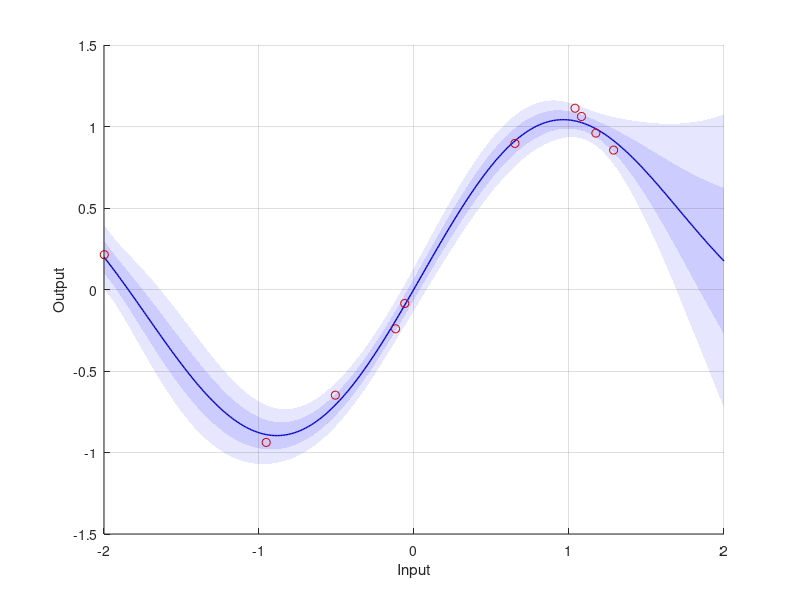
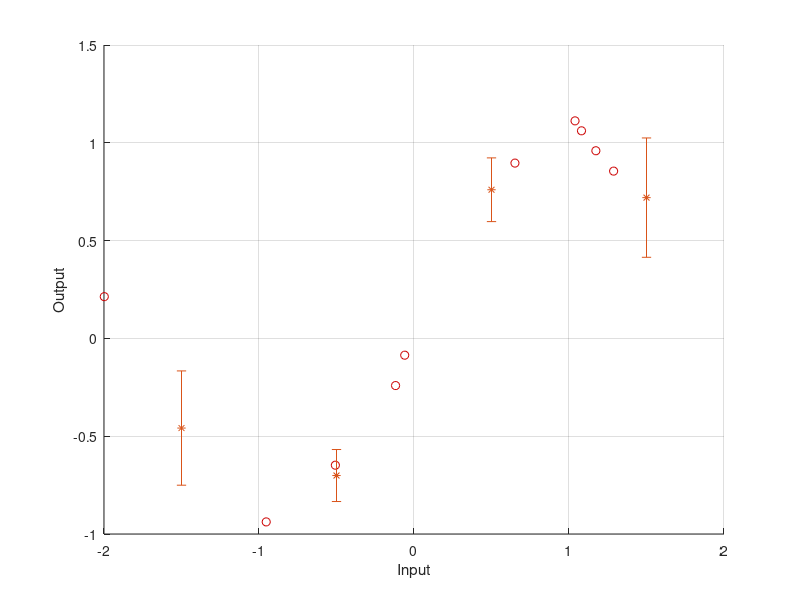

Write MATLAB code to recreate these figures, in order. (Note: this script raises an error after producing the figures.)
% This file contains all the scripts for Chapter 4 of the Gaussian process regression thesis. 
% To use it, make sure that the Matlab directory is set to the directory of this file. Then first run this block, which initializes many parameters. Subsequently, you can run any block within
% this file separately, or you can just run them all together, for instance by pressing F5 or calling Chapter4 from the Matlab command.

% We set up the workspace, ready for executing scripts.
clear all; % Empty the workspace.
clc; % Empty the command window.
exportFigs = 0; % Do we export figures? 0 for no, 1 (or anything else) for yes.
useColor = 1; % Should we set up plots for colored output (1) or black-and-white output (0)?
addpath('../ExportFig'); % We add the functions for exporting figures.
addpath('../Tools'); % This is for a few useful add-on functions, like the logdet function.

% We define colors.
black = [0 0 0];
white = [1 1 1];
if useColor == 0
	red = [0 0 0];
	green = [0.6 0.6 0.6];
	blue = [0.2 0.2 0.2];
	yellow = [0.4 0.4 0.4];
	grey = [0.8 0.8 0.8];
else
	red = [0.8 0 0];
	green = [0 0.4 0];
	blue = [0 0 0.8];
	yellow = [0.6 0.6 0];
	grey = [0.8 0.8 1];
end

% We define data.
lf = 1; % This is the output length scale.
lx = 1; % This is the input length scale.
sfm = 0.1; % This is the output noise scale.
minX = -2; % This is the lower bound of the input space.
maxX = 2; % This is the upper bound of the input space.
Xs = minX:0.01:maxX; % These are the trial points.
ns = length(Xs); % This is the number of trial points.
nm = 10; % How many measurements do we use?
nu = 4; % How many inducing input points do we use?

% We set up measurements.
rng(6, 'twister'); % We fix Matlab's random number generator, so that it always creates functions which I've found to be pretty representative as far as random samples go.
Xm = sort(minX + rand(1,nm)*(maxX - minX)); % These are random measurements picked within the interval. We sort them to get our individual FITC plots nicely ordered too.
fmh = sin(2*pi*Xm/4)' + sfm*randn(nm,1); % These are measurement of the function, corrupted by noise.

% We set up the inducing input points.
inputSpaceLength = maxX - minX;
Xu = linspace(minX + (maxX - minX)/(2*nu), maxX - (maxX - minX)/(2*nu), nu); % We divide the points evenly over the input space.

% We set up the covariance matrices.
X = [Xm,Xu,Xs];
n = size(X,2);
diff = repmat(X,n,1) - repmat(X',1,n); % This is matrix containing differences between input points.
K = lf^2*exp(-1/2*diff.^2/lx^2); % This is the covariance matrix. It contains the covariances of each combination of points.
KDivided = mat2cell(K,[nm,nu,ns],[nm,nu,ns]);
Kmm = KDivided{1,1};
Kmu = KDivided{1,2};
Kms = KDivided{1,3};
Kum = KDivided{2,1};
Kuu = KDivided{2,2};
Kus = KDivided{2,3};
Ksm = KDivided{3,1};
Ksu = KDivided{3,2};
Kss = KDivided{3,3};
mm = zeros(nm,1); % This is the prior mean vector of the measurement points.
mu = zeros(nu,1); % This is the prior mean vector of the inducing input points.
ms = zeros(ns,1); % This is the prior mean vector of the trial points.
Sfm = sfm^2*eye(nm); % This is the noise covariance matrix.

%% Figure 4.1.
disp('Creating Figure 4.1.');

% We first apply Gaussian process regression in the normal way.
mPost = ms + Ksm/(Kmm + Sfm)*(fmh - mm); % This is the posterior mean vector.
SPost = Kss - Ksm/(Kmm + Sfm)*Kms; % This is the posterior covariance matrix.
sPost = sqrt(diag(SPost)); % These are the posterior standard deviations.

% We plot the results.
figure(1);
clf(1);
hold on;
grid on;
xlabel('Input');
ylabel('Output');
patch([Xs, fliplr(Xs)],[mPost-2*sPost; flipud(mPost+2*sPost)], 1, 'FaceColor', (grey+white)/2, 'EdgeColor', 'none'); % This is the grey area in the plot.
patch([Xs, fliplr(Xs)],[mPost-sPost; flipud(mPost+sPost)], 1, 'FaceColor', grey, 'EdgeColor', 'none'); % This is the grey area in the plot.
set(gca, 'layer', 'top'); % We make sure that the grid lines and axes are above the grey area.
plot(Xs, mPost, '-', 'LineWidth', 1, 'Color', blue); % We plot the mean line.
plot(Xm, fmh, 'o', 'Color', red); % We plot the measurement points.
axis([minX,maxX,-1.5,1.5]);
if exportFigs ~= 0
	export_fig('RegularGP.png','-transparent');
end

% We now apply regression to calculate the distribution of the inducing input points.
muu = mu + Kum/(Kmm + Sfm)*(fmh - mm);
Suu = Kuu - Kum/(Kmm + Sfm)*Kmu;
su = sqrt(diag(Suu));
SparseGPSuu = Suu; % We save the covariance matrix. We will need it later on.

% And we plot the results.
figure(2);
clf(2);
hold on;
grid on;
xlabel('Input');
ylabel('Output');
plot(Xm, fmh, 'o', 'Color', red); % We plot the measurement points.
errorbar(Xu,muu,2*su,'*','Color',yellow); % We plot the inducing input points.
axis([minX,maxX,-1.5,1.5]);
if exportFigs ~= 0
	export_fig('SparseGPTraining.png','-transparent');
end

% Next, we use the inducing input point distribution to calculate the posterior distribution.
mPost = ms + Ksu/Kuu*(muu - mu);
SPost = Kss - Ksu/Kuu*(Kuu - Suu)/Kuu*Kus;
sPost = sqrt(diag(SPost)); % These are the posterior standard deviations.

% We plot the results.
figure(3);
clf(3);
hold on;
grid on;
xlabel('Input');
ylabel('Output');
patch([Xs, fliplr(Xs)],[mPost-2*sPost; flipud(mPost+2*sPost)], 1, 'FaceColor', (grey+white)/2, 'EdgeColor', 'none'); % This is the grey area in the plot.
patch([Xs, fliplr(Xs)],[mPost-sPost; flipud(mPost+sPost)], 1, 'FaceColor', grey, 'EdgeColor', 'none'); % This is the grey area in the plot.
set(gca, 'layer', 'top'); % We make sure that the grid lines and axes are above the grey area.
plot(Xs, mPost, '-', 'LineWidth', 1, 'Color', blue); % We plot the mean line.
errorbar(Xu,muu,2*su,'*','Color',yellow); % We plot the inducing input points.
axis([minX,maxX,-1.5,1.5]);
if exportFigs ~= 0
	export_fig('SparseGPPrediction.png','-transparent');
end

%% Figure 4.2.
disp('Creating Figure 4.2.');

% We calculate the posterior distribution based on one measurement point. We do this several times. At the same time, we also calculate the merging of all the distributions which we get like
% this, and we apply online FITC at the same time.
numIndividualPlots = nm;
muuMerged = Kuu\mu; % This is for calculating the posterior distribution of f_u through merging.
SuuInvMerged = inv(Kuu);
muuOnline = mu; % This is for calculating the posterior distribution of f_u through the online update equations.
SuuOnline = Kuu;
SuuStorage = zeros(nu,nu,nm); % We set up a storage parameter for Suu.
for i = 1:numIndividualPlots
	% We apply regression to calculate the distribution of the inducing input points.
	muu = mu + Kum(:,i)/(Kmm(i,i) + Sfm(i,i))*(fmh(i) - mm(i));
	Suu = Kuu - Kum(:,i)/(Kmm(i,i) + Sfm(i,i))*Kmu(i,:);
	su = sqrt(diag(Suu));
	
	% We merge the distribution of muu which we obtained into our previous results.
	SuuInvMerged = SuuInvMerged + inv(Suu) - inv(Kuu);
	muuMerged = muuMerged + Suu\muu - Kuu\mu;
	
	% We apply the online FITC equations. (We don't use them, because we have about four different ways of calculating the posterior distribution of f_u. But this is just to show that they work.)
	Spp = Kmm(i,i) - Kmu(i,:)/Kuu*(Kuu - SuuOnline)/Kuu*Kum(:,i);
	Sup = SuuOnline/Kuu*Kum(:,i);
	Spu = Sup';
	mup = mm(i) + Kmu(i,:)/Kuu*(muuOnline - mu);
	muuOnline = muuOnline + Sup/(Spp + Sfm(i,i))*(fmh(i) - mup);
	SuuOnline = SuuOnline - Sup/(Spp + Sfm(i,i))*Spu;
	SuuStorage(:,:,i) = SuuOnline; % We store the current value of Suu.
	
	% And we plot the results.
	figure(3 + i);
	clf(3 + i);
	hold on;
	grid on;
	xlabel('Input');
	ylabel('Output');
	plot(Xm(i), fmh(i), 'o', 'Color', red); % We plot the measurement points.
	errorbar(Xu,muu,2*su,'*','Color',yellow); % We plot the inducing input points.
	axis([minX,maxX,-2,2]);
	if exportFigs ~= 0
		export_fig(['FITCIndividualPrediction',num2str(i),'.png'],'-transparent');
	end
end

% We finalize the merged distribution of f_u.
Suu = inv(SuuInvMerged);
muu = Suu*muuMerged;

% We calculate the distribution of f_u through the FITC equations. These should give the same result as the parameters above, but sometimes there may be small differences due to numerical issues,
% especially when the data sets are larger. In that case, the equations below are generally more accurate.
Lmm = diag(diag(Kmm - Kmu/Kuu*Kum));
Duu = Kuu + Kum/(Lmm + Sfm)*Kmu;
muu = mu + Kuu/Duu*Kum/(Lmm + Sfm)*(fmh - mm);
Suu = Kuu/Duu*Kuu;

% Once more, we calculate the distribution of f_u in a different way, but we once more apply tricks to reduce numerical inaccuracies.
KumOLmmSfm = Kum*diag(1./(diag(Kmm - Kmu/Kuu*Kum) + diag(Sfm))); % This is K_um/(Lambda_mm + Sfm). We use our own manual matrix inverse of a diagonal matrix, since sometimes Matlab is not fully accurate when doing this on its own.
KuuODuu = Kuu/(Kuu + KumOLmmSfm*Kmu); % This is K_uu/Delta_uu. We store it because we need it multiple times.
muu = mu + KuuODuu*KumOLmmSfm*(fmh - mm);
Suu = KuuODuu*Kuu;
FITCSuu = Suu; % We store the covariance matrix, in case we want to do extra comparisons.
if exist('SparseGPSuu','var')
	meanStdIncrease = sqrt((det(FITCSuu)/det(SparseGPSuu))^(1/nu));
	disp(['The average increase in the standard deviation, due to the FITC algorithm, is ',num2str(meanStdIncrease),' (factor) = ',num2str((meanStdIncrease-1)*100),'%.']);
end

% And we calculate the standard deviation of the inducing input function values.
su = sqrt(diag(Suu));

% And we plot the results.
figure(14);
clf(14);
hold on;
grid on;
xlabel('Input');
ylabel('Output');
% plot(Xm, fmh, 'o', 'Color', red); % We plot the measurement points.
errorbar(Xu,muu,2*su,'*','Color',yellow); % We plot the inducing input points.
axis([minX,maxX,-2,2]);
if exportFigs ~= 0
	export_fig('FITCMergedDistributions.png','-transparent');
end

% Next, we use the inducing input point distribution to calculate the posterior distribution.
mPost = ms + Ksu/Kuu*(muu - mu);
SPost = Kss - Ksu/Kuu*(Kuu - Suu)/Kuu*Kus;
sPost = sqrt(diag(SPost)); % These are the posterior standard deviations.

% We plot the results.
figure(15);
clf(15);
hold on;
grid on;
xlabel('Input');
ylabel('Output');
patch([Xs, fliplr(Xs)],[mPost-2*sPost; flipud(mPost+2*sPost)], 1, 'FaceColor', (grey+white)/2, 'EdgeColor', 'none'); % This is the grey area in the plot.
patch([Xs, fliplr(Xs)],[mPost-sPost; flipud(mPost+sPost)], 1, 'FaceColor', grey, 'EdgeColor', 'none'); % This is the grey area in the plot.
set(gca, 'layer', 'top'); % We make sure that the grid lines and axes are above the grey area.
plot(Xs, mPost, '-', 'LineWidth', 1, 'Color', blue); % We plot the mean line.
errorbar(Xu,muu,2*su,'*','Color',yellow); % We plot the inducing input points.
axis([minX,maxX,-2,2]);
if exportFigs ~= 0
	export_fig('FITCPrediction.png','-transparent');
end

%% Figure 4.3.
disp('Creating Figure 4.3.');

% We calculate the posterior distribution based on a subgroup of measurement points. We do this several times. At the same time, we also calculate the merging of all the distributions which we
% get like this.
groups = {1:floor(nm/4),floor(nm/4)+1:floor(nm/2),floor(nm/2)+1:ceil(nm*3/4),ceil(nm*3/4)+1:nm};
numIndividualPlots = length(groups);
muuMerged = Kuu\mu; % This is for calculating the posterior distribution of f_u through merging.
SuuInvMerged = inv(Kuu);
muuOnline = mu; % This is for calculating the posterior distribution of f_u through the online update equations.
SuuOnline = Kuu;
for i = 1:numIndividualPlots
	% We apply regression to calculate the distribution of the inducing input points.
	ind = groups{i}; % We define which points (indices) we will use in this iteration.
	muu = mu + Kum(:,ind)/(Kmm(ind,ind) + Sfm(ind,ind))*(fmh(ind) - mm(ind));
	Suu = Kuu - Kum(:,ind)/(Kmm(ind,ind) + Sfm(ind,ind))*Kmu(ind,:);
	su = sqrt(diag(Suu));
	
	% We merge the distribution of muu which we obtained into our previous results.
	SuuInvMerged = SuuInvMerged + inv(Suu) - inv(Kuu);
	muuMerged = muuMerged + Suu\muu - Kuu\mu;
	
	% We apply the online PITC equations. (We don't use them, because we have about four different ways of calculating the posterior distribution of fu. But this is just to show that they work.)
	Spp = Kmm(ind,ind) - Kmu(ind,:)/Kuu*(Kuu - SuuOnline)/Kuu*Kum(:,ind);
	Sup = SuuOnline/Kuu*Kum(:,ind);
	Spu = Sup';
	mup = mm(ind) + Kmu(ind,:)/Kuu*(muuOnline - mu);
	muuOnline = muuOnline + Sup/(Spp + Sfm(ind,ind))*(fmh(ind) - mup);
	SuuOnline = SuuOnline - Sup/(Spp + Sfm(ind,ind))*Spu;
	
	% And we plot the results.
	figure(15 + i);
	clf(15 + i);
	hold on;
	grid on;
	xlabel('Input');
	ylabel('Output');
	plot(Xm(ind), fmh(ind), 'o', 'Color', red); % We plot the measurement points.
	errorbar(Xu,muu,2*su,'*','Color',yellow); % We plot the inducing input points.
	axis([minX,maxX,-2,2]);
	if exportFigs ~= 0
		export_fig(['PITCIndividualPrediction',num2str(i),'.png'],'-transparent');
	end
end

% We finalize the merged distribution of f_u.
Suu = inv(SuuInvMerged);
muu = Suu*muuMerged;
PITCSuu = Suu; % We store the covariance matrix, in case we want to do extra comparisons.
if exist('SparseGPSuu','var')
	meanStdIncrease = sqrt((det(PITCSuu)/det(SparseGPSuu))^(1/nu));
	disp(['The average increase in the standard deviation, due to the PITC algorithm, is ',num2str(meanStdIncrease),' (factor) = ',num2str((meanStdIncrease-1)*100),'%.']);
end
	
% We calculate the distribution of f_u through the PITC equations. These should give the same result as the parameters above, but sometimes there may be small differences due to numerical issues,
% especially when the data sets are larger. In that case, the equations below are generally more accurate.
LmmStart = Kmm - Kmu/Kuu*Kum; % This is the Lambda_mm matrix before the block-diagonalization.
Lmm = blkdiag(LmmStart(groups{1},groups{1}),LmmStart(groups{2},groups{2}),LmmStart(groups{3},groups{3}),LmmStart(groups{4},groups{4})); % This is the Lambda_mm matrix for PITC.
Duu = Kuu + Kum/(Lmm + Sfm)*Kmu;
muu = mu + Kuu/Duu*Kum/(Lmm + Sfm)*(fmh - mm);
Suu = Kuu/Duu*Kuu;

% Once more, we calculate the distribution of f_u in a different way, but we once more apply tricks to reduce numerical inaccuracies.
LmmSfm = LmmStart + Sfm;
KumOLmmSfm = [Kum(:,groups{1})/LmmSfm(groups{1},groups{1}),Kum(:,groups{2})/LmmSfm(groups{2},groups{2}),Kum(:,groups{3})/LmmSfm(groups{3},groups{3}),Kum(:,groups{4})/LmmSfm(groups{4},groups{4})];
KuuODuu = Kuu/(Kuu + KumOLmmSfm*Kmu); % This is K_uu/Delta_uu. We store it because we need it multiple times.
muu = mu + KuuODuu*KumOLmmSfm*(fmh - mm);
Suu = KuuODuu*Kuu;

% We also calculate the posterior distribution of f_u by adding a single measurement at a time, but still adding them to the respective group. (This is the second updating method we looked at in
% the thesis.) In this case it is obviously not a sensible way of setting up the posterior distribution, but it does show how the equations can be implemented. We won't use these results further
% though, as we already have plenty of methods of calculating the posterior distribution of f_u.
muuOnline = mu;
SuuOnline = Kuu;
Lmm = Kmm - Kmu/Kuu*Kum; % This is \Lambda_{mm}. It is the same for all points, so we calculate it only once.
for i = 1:length(groups) % We first walk through the groups.
	group = groups{i};
	for j = 1:length(group) % We then walk through the points within the group.
		% We define some indices which we will need.
		ind = group(j); % This is the index of the point we will add.
		prevInd = group(1:j-1); % These are the indices of the already processed points within the group. We need to take them into account.
		
		% We define helpful matrices.
		Kpp = Kmm(ind,ind);
		Kpm = Kmm(ind,:);
		Kmp = Kpm';
		Kpu = Kmu(ind,:);
		Kup = Kpu';
		Lpp = Kpp - Kpu/Kuu*Kup;
		Lpm = Kpm - Kpu/Kuu*Kum;
		Lmp = Lpm';
		Ltpp = Lpp - Lpm(:,prevInd)/(Lmm(prevInd,prevInd) + Sfm(prevInd,prevInd))*Lmp(prevInd,:); % This is \tilde{\Lambda}_{++}.
		Ktup = Kup - Kum(:,prevInd)/(Lmm(prevInd,prevInd) + Sfm(prevInd,prevInd))*Lmp(prevInd,:); % This is \tilde{K}_{+u}.
		Ktpu = Ktup';
		mp = mm(ind);
		mtp = mp + Lpm(:,prevInd)/(Lmm(prevInd,prevInd) + Sfm(prevInd,prevInd))*(fmh(prevInd) - mm(prevInd)); % This is \tilde{m}_+.
		
		% We apply the online PITC update equations.
		Spp = Ltpp + Ktpu/Kuu*SuuOnline/Kuu*Ktup;
		Sup = SuuOnline/Kuu*Ktup;
		Spu = Sup';
		mup = mtp + Ktpu/Kuu*(muuOnline - mu);
		muuOnline = muuOnline + Sup/(Spp + Sfm(i,i))*(fmh(i) - mup); % Note that this equation is exactly the same as for the FITC update. How elegant.
		SuuOnline = SuuOnline - Sup/(Spp + Sfm(i,i))*Spu; % Note that this equation is exactly the same as for the FITC update. How elegant.
	end
end

% And we calculate the standard deviation of the inducing input function values.
su = sqrt(diag(Suu));

% And we plot the results.
figure(20);
clf(20);
hold on;
grid on;
xlabel('Input');
ylabel('Output');
% plot(Xm, fmh, 'o', 'Color', red); % We plot the measurement points.
errorbar(Xu,muu,2*su,'*','Color',yellow); % We plot the inducing input points.
axis([minX,maxX,-2,2]);
if exportFigs ~= 0
	export_fig('PITCMergedDistributions.png','-transparent');
end

% Next, we use the inducing input point distribution to calculate the posterior distribution.
mPost = ms + Ksu/Kuu*(muu - mu);
SPost = Kss - Ksu/Kuu*(Kuu - Suu)/Kuu*Kus;
sPost = sqrt(diag(SPost)); % These are the posterior standard deviations.

% We plot the results.
figure(21);
clf(21);
hold on;
grid on;
xlabel('Input');
ylabel('Output');
patch([Xs, fliplr(Xs)],[mPost-2*sPost; flipud(mPost+2*sPost)], 1, 'FaceColor', (grey+white)/2, 'EdgeColor', 'none'); % This is the grey area in the plot.
patch([Xs, fliplr(Xs)],[mPost-sPost; flipud(mPost+sPost)], 1, 'FaceColor', grey, 'EdgeColor', 'none'); % This is the grey area in the plot.
set(gca, 'layer', 'top'); % We make sure that the grid lines and axes are above the grey area.
plot(Xs, mPost, '-', 'LineWidth', 1, 'Color', blue); % We plot the mean line.
errorbar(Xu,muu,2*su,'*','Color',yellow); % We plot the inducing input points.
axis([minX,maxX,-2,2]);
if exportFigs ~= 0
	export_fig('PITCPrediction.png','-transparent');
end

%% Figure 4.4.
disp('Creating Figure 4.4.');

% We set up the posterior distribution of the weights.
% w = Kuu\(muu - mu); % These are the true values of the weights, although we will not use them. To be able to run this line, you need to run another block to calculate muu first.
Kw = 1e3*eye(nu); % This is the prior covariance of the weights. I manually chose it. Choosing it too small will distort results, so I chose it big enough not to have any significant effect. Feel free to vary it and check out what happens though.
Sw = inv(Kum/Sfm*Kmu + inv(Kw)); % This is the posterior weight covariance matrix.
muw = Sw*Kum/Sfm*fmh; % This is the posterior weight mean matrix.
mPost = Ksu*muw; % This is the posterior mean of the trial points.
SPost = Ksu*Sw*Kus; % This is the posterior covariance matrix of the trial points.
sPost = sqrt(diag(SPost)); % These are the posterior standard deviations.

% We plot the results.
figure(22);
clf(22);
hold on;
grid on;
xlabel('Input');
ylabel('Output');
patch([Xs, fliplr(Xs)],[mPost-2*sPost; flipud(mPost+2*sPost)], 1, 'FaceColor', (grey+white)/2, 'EdgeColor', 'none'); % This is the grey area in the plot.
patch([Xs, fliplr(Xs)],[mPost-sPost; flipud(mPost+sPost)], 1, 'FaceColor', grey, 'EdgeColor', 'none'); % This is the grey area in the plot.
set(gca, 'layer', 'top'); % We make sure that the grid lines and axes are above the grey area.
plot(Xs, mPost, '-', 'LineWidth', 1, 'Color', blue); % We plot the mean line.
plot(Xm, fmh, 'o', 'Color', red); % We plot the measurement points.
axis([minX,maxX,-1.5,1.5]);
if exportFigs ~= 0
	export_fig('IncorrectSparseGPRegression.png','-transparent');
end

%% Figure 4.5.
% For this block to work, you should have already run the block for Figure 4.2, which generated learning data for the online FITC algorithm.
disp('Creating Figure 4.5.');

% We calculate the learning indices based on stored values of the covariance matrix \Sigma_{uu} and plot them.
learningIndices = ones(nu,nm+1); % We set up the initial values of the learning indices.
for i = 1:nm
	learningIndices(:,i+1) = sqrt(diag(SuuStorage(:,:,i))./diag(Kuu));
end
colors = {red,blue,yellow,green};
figure(23);
clf(23);
hold on;
grid on;
xlabel('Number of measurements implemented');
ylabel('Learning index');
for i = 1:nu
	plot(0:nm,learningIndices(i,:),'-','Color',colors{i});
end
legend(['Point ',num2str(Xu(1))],['Point ',num2str(Xu(2))],['Point ',num2str(Xu(3))],['Point ',num2str(Xu(4))]);
if exportFigs ~= 0
	export_fig('LearningIndices.png','-transparent');
end

%% Figure 4.6.
disp('Creating Figure 4.6.');

% We will optimize the inducing input points. We first find the ones for the FITC algorithm that best explain the data that we measured.
Xu = sort((minX + maxX)/2 + (1/4)*(maxX - minX)*randn(1,nu)); % We pick random initial inducing input points.
options = optimset('Display', 'off') ; % We do not want any output from fmincon.
Xu = fmincon(@(Xu)( ...
	logdet(diag(diag(Kmm + Sfm - (lf^2*exp(-1/2*(repmat(Xu,nm,1) - repmat(Xm',1,nu)).^2/lx^2))/(lf^2*exp(-1/2*(repmat(Xu,nu,1) - repmat(Xu',1,nu)).^2/lx^2))*(lf^2*exp(-1/2*(repmat(Xm,nu,1) - repmat(Xu',1,nm)).^2/lx^2)))) + (lf^2*exp(-1/2*(repmat(Xu,nm,1) - repmat(Xm',1,nu)).^2/lx^2))/(lf^2*exp(-1/2*(repmat(Xu,nu,1) - repmat(Xu',1,nu)).^2/lx^2))*(lf^2*exp(-1/2*(repmat(Xm,nu,1) - repmat(Xu',1,nm)).^2/lx^2))) ...
	+ 1/2*(fmh - mm)'/(diag(diag(Kmm + Sfm - (lf^2*exp(-1/2*(repmat(Xu,nm,1) - repmat(Xm',1,nu)).^2/lx^2))/(lf^2*exp(-1/2*(repmat(Xu,nu,1) - repmat(Xu',1,nu)).^2/lx^2))*(lf^2*exp(-1/2*(repmat(Xm,nu,1) - repmat(Xu',1,nm)).^2/lx^2)))) + (lf^2*exp(-1/2*(repmat(Xu,nm,1) - repmat(Xm',1,nu)).^2/lx^2))/(lf^2*exp(-1/2*(repmat(Xu,nu,1) - repmat(Xu',1,nu)).^2/lx^2))*(lf^2*exp(-1/2*(repmat(Xm,nu,1) - repmat(Xu',1,nm)).^2/lx^2)))*(fmh - mm) ...
), Xu, [], [], [], [], [], [], [], options); % We optimize the probability that we obtained the measurements that we obtained. Note that we want to maximize the log-likelihood, so we minimize minus the log-likelihood.
disp(['When optimizing the likelihood, we found the following inducing input points.']);
disp(sort(Xu));

% We adjust the covariance matrices, based on the new inducing input set Xu.
X = [Xm,Xu,Xs];
n = size(X,2);
diff = repmat(X,n,1) - repmat(X',1,n); % This is matrix containing differences between input points.
K = lf^2*exp(-1/2*diff.^2/lx^2); % This is the covariance matrix. It contains the covariances of each combination of points.
KDivided = mat2cell(K,[nm,nu,ns],[nm,nu,ns]);
Kmm = KDivided{1,1};
Kmu = KDivided{1,2};
Kms = KDivided{1,3};
Kum = KDivided{2,1};
Kuu = KDivided{2,2};
Kus = KDivided{2,3};
Ksm = KDivided{3,1};
Ksu = KDivided{3,2};
Kss = KDivided{3,3};
mu = zeros(nu,1); % This is the prior mean vector of the inducing input points.

% Next, we use the new inducing input point distribution to calculate the posterior distribution. (We use the sparse GP algorithm because it has easier equations and to make a fair comparison.)
muu = mu + Kum/(Kmm + Sfm)*(fmh - mm);
Suu = Kuu - Kum/(Kmm + Sfm)*Kmu;
mPost = ms + Ksu/Kuu*(muu - mu);
SPost = Kss - Ksu/Kuu*(Kuu - Suu)/Kuu*Kus;
sPost = sqrt(diag(SPost)); % These are the posterior standard deviations of the predictions of the trial function values.
su = sqrt(diag(Suu)); % These are the posterior standard deviations of the inducing function values.

% We plot the results.
figure(24);
clf(24);
hold on;
grid on;
xlabel('Input');
ylabel('Output');
patch([Xs, fliplr(Xs)],[mPost-2*sPost; flipud(mPost+2*sPost)], 1, 'FaceColor', (grey+white)/2, 'EdgeColor', 'none'); % This is the grey area in the plot.
patch([Xs, fliplr(Xs)],[mPost-sPost; flipud(mPost+sPost)], 1, 'FaceColor', grey, 'EdgeColor', 'none'); % This is the grey area in the plot.
set(gca, 'layer', 'top'); % We make sure that the grid lines and axes are above the grey area.
plot(Xs, mPost, '-', 'LineWidth', 1, 'Color', blue); % We plot the mean line.
plot(Xm, fmh, 'o', 'Color', red); % We plot the measurement points.
errorbar(Xu,muu,2*su,'*','Color',yellow); % We plot the inducing input points.
axis([minX,maxX,-1.5,1.5]);
if exportFigs ~= 0
	export_fig('OptimizedInducingInputPointsThroughLikelihood.png','-transparent');
end

% Next, we tune the inducing inputs again, but now based on a given trial function set X_*. For this set, we optimize Kss - Ksu/Kuu*Kum/(Kmm + Sfm)*Kmu/Kuu*Kus
nsOptimization = 9; % How many trial points shall we use?
XsOptimization = linspace(minX, maxX, nsOptimization); % This is the set of trial points which we will use.
nu = 4; % How many inducing input points shall we tune?
rng(1, 'twister'); % We fix Matlab's random number generator, so that it always creates functions which I've found to be pretty representative as far as random samples go.
Xu = sort((minX + maxX)/2 + (1/4)*(maxX - minX)*randn(1,nu)); % We pick random initial inducing input points.
Kss = lf^2*exp(-1/2*(repmat(XsOptimization,nsOptimization,1) - repmat(XsOptimization',1,nsOptimization)).^2/lx^2);
% Xu = fmincon(@(Xu)(sum(log(diag(Kss - lf^2*exp(-1/2*(repmat(Xu,nsOptimization,1) - repmat(XsOptimization',1,nu)).^2/lx^2)/(lf^2*exp(-1/2*(repmat(Xu,nu,1) - repmat(Xu',1,nu)).^2/lx^2))*lf^2*exp(-1/2*(repmat(Xm,nu,1) - repmat(Xu',1,nm)).^2/lx^2)/(Kmm + Sfm)*lf^2*exp(-1/2*(repmat(Xu,nm,1) - repmat(Xm',1,nu)).^2/lx^2)/(lf^2*exp(-1/2*(repmat(Xu,nu,1) - repmat(Xu',1,nu)).^2/lx^2))*lf^2*exp(-1/2*(repmat(XsOptimization,nu,1) - repmat(Xu',1,nsOptimization)).^2/lx^2))))), Xu, [], [], [], [], [], [], [], options); % This is an old expression. It minimizes the product of the diagonal elements of \Sigma_{**}. It works, but minimizing the entropy seems more sensible. By the way, we don't just minimize the product of the diagonal elements of \Sigma_{**} but actually the logarithm of this quantity. And to make things computationally more stable, we do not take the logarithm of the product, but the sum of the logarithms, which is the same.
Xu = fmincon(@(Xu)(logdet(Kss - lf^2*exp(-1/2*(repmat(Xu,nsOptimization,1) - repmat(XsOptimization',1,nu)).^2/lx^2)/(lf^2*exp(-1/2*(repmat(Xu,nu,1) - repmat(Xu',1,nu)).^2/lx^2))*lf^2*exp(-1/2*(repmat(Xm,nu,1) - repmat(Xu',1,nm)).^2/lx^2)/(Kmm + Sfm)*lf^2*exp(-1/2*(repmat(Xu,nm,1) - repmat(Xm',1,nu)).^2/lx^2)/(lf^2*exp(-1/2*(repmat(Xu,nu,1) - repmat(Xu',1,nu)).^2/lx^2))*lf^2*exp(-1/2*(repmat(XsOptimization,nu,1) - repmat(Xu',1,nsOptimization)).^2/lx^2))), Xu, [], [], [], [], [], [], [], options); % Here we minimize the logarithm of the determinant (which is proportional to the entropy) of \Sigma_{**}. 
disp(['For a given X_* with ',num2str(nsOptimization),' trial points, we found the following inducing input points.']);
disp(sort(Xu));

% We adjust the covariance matrices, based on the new inducing input set Xu.
X = [Xm,Xu,Xs];
n = size(X,2);
diff = repmat(X,n,1) - repmat(X',1,n); % This is matrix containing differences between input points.
K = lf^2*exp(-1/2*diff.^2/lx^2); % This is the covariance matrix. It contains the covariances of each combination of points.
KDivided = mat2cell(K,[nm,nu,ns],[nm,nu,ns]);
Kmm = KDivided{1,1};
Kmu = KDivided{1,2};
Kms = KDivided{1,3};
Kum = KDivided{2,1};
Kuu = KDivided{2,2};
Kus = KDivided{2,3};
Ksm = KDivided{3,1};
Ksu = KDivided{3,2};
Kss = KDivided{3,3};
mu = zeros(nu,1); % This is the prior mean vector of the inducing input points.

% Next, we use the new inducing input point distribution to calculate the posterior distribution.
muu = mu + Kum/(Kmm + Sfm)*(fmh - mm);
Suu = Kuu - Kum/(Kmm + Sfm)*Kmu;
mPost = ms + Ksu/Kuu*(muu - mu);
SPost = Kss - Ksu/Kuu*(Kuu - Suu)/Kuu*Kus;
sPost = sqrt(diag(SPost)); % These are the posterior standard deviations of the predictions of the trial function values.
su = sqrt(diag(Suu)); % These are the posterior standard deviations of the inducing function values.

% We plot the results.
figure(25);
clf(25);
hold on;
grid on;
xlabel('Input');
ylabel('Output');
patch([Xs, fliplr(Xs)],[mPost-2*sPost; flipud(mPost+2*sPost)], 1, 'FaceColor', (grey+white)/2, 'EdgeColor', 'none'); % This is the grey area in the plot.
patch([Xs, fliplr(Xs)],[mPost-sPost; flipud(mPost+sPost)], 1, 'FaceColor', grey, 'EdgeColor', 'none'); % This is the grey area in the plot.
set(gca, 'layer', 'top'); % We make sure that the grid lines and axes are above the grey area.
plot(Xs, mPost, '-', 'LineWidth', 1, 'Color', blue); % We plot the mean line.
plot(Xm, fmh, 'o', 'Color', red); % We plot the measurement points.
errorbar(Xu,muu,2*su,'*','Color',yellow); % We plot the inducing input points.
axis([minX,maxX,-1.5,1.5]);
if exportFigs ~= 0
	export_fig('OptimizedInducingInputPointsThroughSet.png','-transparent');
end

% We once more optimize the inducing input points, but now do so using a distribution for the trial points.
muxs = 0; % This is the mean of the trial input points.
Sxs = ((maxX - minX)/4)^2; % This is the covariance of the trial input points. The bigger this range, the more the inducing input points will be spread out.
Xu = sort((minX + maxX)/2 + (1/4)*(maxX - minX)*randn(1,nu)); % We pick random initial inducing input points.
Xu = fmincon(@(Xu)(lf^2 - sqrt(lx^2/(2*Sxs + lx^2))*sum(sum( ...
	((lf^2*exp(-1/2*(repmat(Xu,nu,1) - repmat(Xu',1,nu)).^2/lx^2))\(lf^2*exp(-1/2*(repmat(Xm,nu,1) - repmat(Xu',1,nm)).^2/lx^2))/(Kmm + Sfm)*(lf^2*exp(-1/2*(repmat(Xu,nm,1) - repmat(Xm',1,nu)).^2/lx^2))/(lf^2*exp(-1/2*(repmat(Xu,nu,1) - repmat(Xu',1,nu)).^2/lx^2))).* ...
	(lf^2*exp(-1/2*(repmat(Xu,nu,1) - repmat(Xu',1,nu)).^2/(2*lx^2))).* ...
	(lf^2*exp(-1/2*((repmat(Xu,nu,1) + repmat(Xu',1,nu))/2 - muxs).^2/(lx^2/2 + Sxs))) ...
))), Xu, [], [], [], [], [], [], [], options); % We optimize the solution of the integral over all possible values of x_*.
disp(['For x_* ~ \N(0,',num2str(Sxs),'), we found the following inducing input points.']);
disp(sort(Xu));

% We adjust the covariance matrices, based on the new inducing input set Xu.
X = [Xm,Xu,Xs];
n = size(X,2);
diff = repmat(X,n,1) - repmat(X',1,n); % This is matrix containing differences between input points.
K = lf^2*exp(-1/2*diff.^2/lx^2); % This is the covariance matrix. It contains the covariances of each combination of points.
KDivided = mat2cell(K,[nm,nu,ns],[nm,nu,ns]);
Kmm = KDivided{1,1};
Kmu = KDivided{1,2};
Kms = KDivided{1,3};
Kum = KDivided{2,1};
Kuu = KDivided{2,2};
Kus = KDivided{2,3};
Ksm = KDivided{3,1};
Ksu = KDivided{3,2};
Kss = KDivided{3,3};
mu = zeros(nu,1); % This is the prior mean vector of the inducing input points.

% Next, we use the new inducing input point distribution to calculate the posterior distribution.
muu = mu + Kum/(Kmm + Sfm)*(fmh - mm);
Suu = Kuu - Kum/(Kmm + Sfm)*Kmu;
mPost = ms + Ksu/Kuu*(muu - mu);
SPost = Kss - Ksu/Kuu*(Kuu - Suu)/Kuu*Kus;
sPost = sqrt(diag(SPost)); % These are the posterior standard deviations of the predictions of the trial function values.
su = sqrt(diag(Suu)); % These are the posterior standard deviations of the inducing function values.

% We plot the results.
figure(26);
clf(26);
hold on;
grid on;
xlabel('Input');
ylabel('Output');
patch([Xs, fliplr(Xs)],[mPost-2*sPost; flipud(mPost+2*sPost)], 1, 'FaceColor', (grey+white)/2, 'EdgeColor', 'none'); % This is the grey area in the plot.
patch([Xs, fliplr(Xs)],[mPost-sPost; flipud(mPost+sPost)], 1, 'FaceColor', grey, 'EdgeColor', 'none'); % This is the grey area in the plot.
set(gca, 'layer', 'top'); % We make sure that the grid lines and axes are above the grey area.
plot(Xs, mPost, '-', 'LineWidth', 1, 'Color', blue); % We plot the mean line.
plot(Xm, fmh, 'o', 'Color', red); % We plot the measurement points.
errorbar(Xu,muu,2*su,'*','Color',yellow); % We plot the inducing input points.
axis([minX,maxX,-1.5,1.5]);
if exportFigs ~= 0
	export_fig('OptimizedInducingInputPointsThroughIntegral.png','-transparent');
end

%% Figure 4.7.
disp('Creating Figure 4.7.');

% We reset the inducing input points to their usual values, in case they changed, and recalculate covariance matrices.
nu = 4;
Xu = linspace(minX + (maxX - minX)/(2*nu), maxX - (maxX - minX)/(2*nu), nu);
X = [Xm,Xu,Xs];
n = size(X,2);
diff = repmat(X,n,1) - repmat(X',1,n); % This is matrix containing differences between input points.
K = lf^2*exp(-1/2*diff.^2/lx^2); % This is the covariance matrix. It contains the covariances of each combination of points.
KDivided = mat2cell(K,[nm,nu,ns],[nm,nu,ns]);
Kmm = KDivided{1,1};
Kmu = KDivided{1,2};
Kms = KDivided{1,3};
Kum = KDivided{2,1};
Kuu = KDivided{2,2};
Kus = KDivided{2,3};
Ksm = KDivided{3,1};
Ksu = KDivided{3,2};
Kss = KDivided{3,3};
mu = zeros(nu,1); % This is the prior mean vector of the inducing input points.

% We make a sparse GP prediction of the inducing input point distribution.
muu = mu + Kum/(Kmm + Sfm)*(fmh - mm);
Suu = Kuu - Kum/(Kmm + Sfm)*Kmu;

% Before we change the inducing input points, we make a `before' prediction which we will also plot.
mPost = ms + Ksu/Kuu*(muu - mu);
SPost = Kss - Ksu/Kuu*(Kuu - Suu)/Kuu*Kus;
sPost = sqrt(diag(SPost)); % These are the posterior standard deviations of the predictions of the trial function values.
su = sqrt(diag(Suu)); % These are the posterior standard deviations of the inducing function values
figure(27);
clf(27);
hold on;
grid on;
xlabel('Input');
ylabel('Output');
patch([Xs, fliplr(Xs)],[mPost-2*sPost; flipud(mPost+2*sPost)], 1, 'FaceColor', (grey+white)/2, 'EdgeColor', 'none'); % This is the grey area in the plot.
patch([Xs, fliplr(Xs)],[mPost-sPost; flipud(mPost+sPost)], 1, 'FaceColor', grey, 'EdgeColor', 'none'); % This is the grey area in the plot.
set(gca, 'layer', 'top'); % We make sure that the grid lines and axes are above the grey area.
plot(Xs, mPost, '-', 'LineWidth', 1, 'Color', blue); % We plot the mean line.
errorbar(Xu,muu,2*su,'*','Color',yellow); % We plot the inducing input points.
axis([minX,maxX,-1.5,1.5]);
if exportFigs ~= 0
	export_fig('ShiftedInducingInputPointDistributionBefore.png','-transparent');
end

% We set up some extra inducing input points and find the corresponding covariance matrices.
Xv = linspace(minX + (maxX - minX)/nu, maxX - (maxX - minX)/nu, nu-1);
nv = size(Xv,2);
X = [Xu,Xv];
n = size(X,2);
diff = repmat(X,n,1) - repmat(X',1,n); % This is matrix containing differences between input points.
K = lf^2*exp(-1/2*diff.^2/lx^2); % This is the covariance matrix. It contains the covariances of each combination of points.
KDivided = mat2cell(K,[nu,nv],[nu,nv]);
Kuu = KDivided{1,1};
Kuv = KDivided{1,2};
Kvu = KDivided{2,1};
Kvv = KDivided{2,2};
mv = zeros(nv,1); % This is the prior mean vector of the new inducing input points.

% We set up the joint distribution for the full set of inducing input points.
jointS = [Suu,Suu/Kuu*Kuv;Kvu/Kuu*Suu,Kvv - Kvu/Kuu*(Kuu - Suu)/Kuu*Kuv];
jointMu = [muu;mv + Kvu/Kuu*(muu - mu)];

% We now indicate which inducing input points we want and adjust the corresponding parameters. This is where we can cut certain inducing input points.
indices = [1:nu-1,nu+1:nu+nv];
Xu = X(:,indices);
Suu = jointS(indices,indices);
muu = jointMu(indices);
nu = size(Xu,2);

% We adjust the covariance matrices, based on the new inducing input set Xu.
X = [Xm,Xu,Xs];
n = size(X,2);
diff = repmat(X,n,1) - repmat(X',1,n); % This is matrix containing differences between input points.
K = lf^2*exp(-1/2*diff.^2/lx^2); % This is the covariance matrix. It contains the covariances of each combination of points.
KDivided = mat2cell(K,[nm,nu,ns],[nm,nu,ns]);
Kmm = KDivided{1,1};
Kmu = KDivided{1,2};
Kms = KDivided{1,3};
Kum = KDivided{2,1};
Kuu = KDivided{2,2};
Kus = KDivided{2,3};
Ksm = KDivided{3,1};
Ksu = KDivided{3,2};
Kss = KDivided{3,3};
mu = zeros(nu,1); % This is the prior mean vector of the inducing input points.

% Next, we use the new inducing input point distribution to calculate the posterior distribution.
mPost = ms + Ksu/Kuu*(muu - mu);
SPost = Kss - Ksu/Kuu*(Kuu - Suu)/Kuu*Kus;
sPost = sqrt(diag(SPost)); % These are the posterior standard deviations of the predictions of the trial function values.
su = sqrt(diag(Suu)); % These are the posterior standard deviations of the inducing function values.

% We plot the results.
figure(28);
clf(28);
hold on;
grid on;
xlabel('Input');
ylabel('Output');
patch([Xs, fliplr(Xs)],[mPost-2*sPost; flipud(mPost+2*sPost)], 1, 'FaceColor', (grey+white)/2, 'EdgeColor', 'none'); % This is the grey area in the plot.
patch([Xs, fliplr(Xs)],[mPost-sPost; flipud(mPost+sPost)], 1, 'FaceColor', grey, 'EdgeColor', 'none'); % This is the grey area in the plot.
set(gca, 'layer', 'top'); % We make sure that the grid lines and axes are above the grey area.
plot(Xs, mPost, '-', 'LineWidth', 1, 'Color', blue); % We plot the mean line.
errorbar(Xu,muu,2*su,'*','Color',yellow); % We plot the inducing input points.
axis([minX,maxX,-1.5,1.5]);
if exportFigs ~= 0
	export_fig('ShiftedInducingInputPointDistributionAfter.png','-transparent');
end